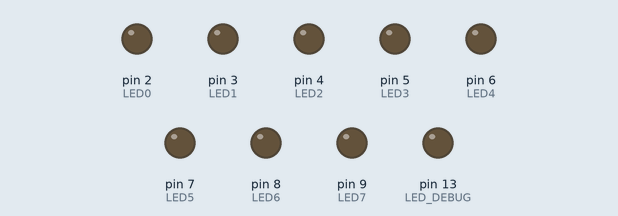
Recording of a sketch running on a simulated Arduino Uno, built with avr-gcc and run on an emulated ATmega328P. On the bench: output pins drawn as LEDs (lit = HIGH).

Above: at 0.05 s.
At 0.45 s:
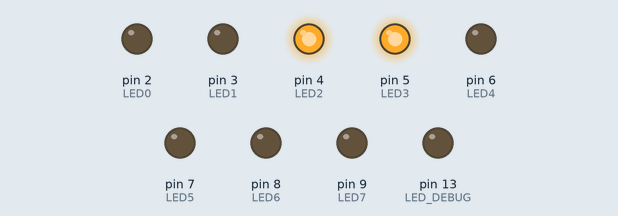
At 0.95 s:
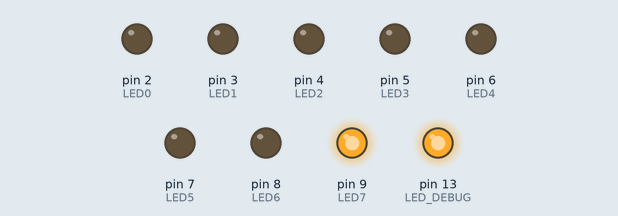
At 1.85 s:
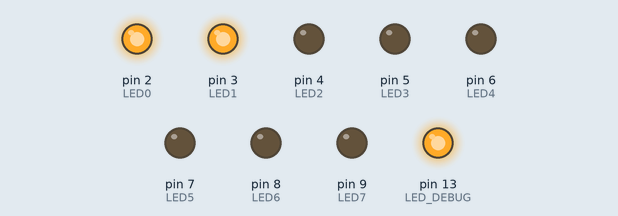
At 2.75 s:
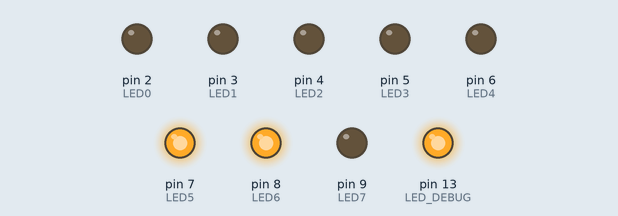
At 3.55 s:
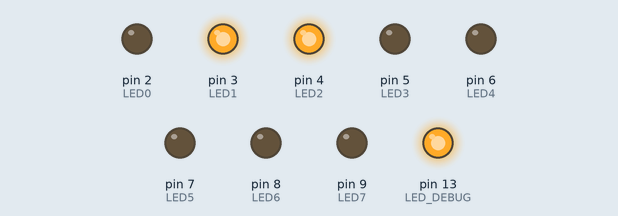
Timing chart, 0 to 3.9 s (numbered marks = the images above):
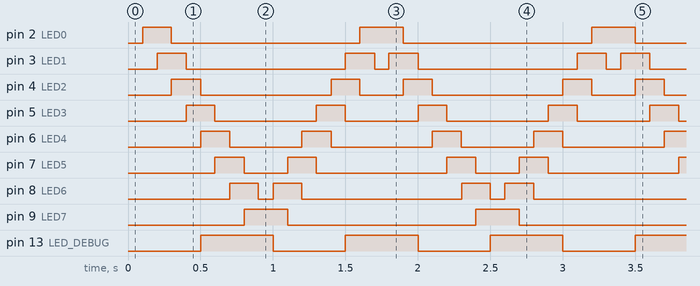

The sketch:

ex3_efeito_night_rider_sm_mills.ino
```cpp
/* TERCEIRO EXEMPLO (BARRA DE LEDS / EFEITO KNIGHT RIDER COM MÁQUINA DE ESTADOS E MILLIS)
   DANIEL RODRIGUES DE SOUSA 16/09/2019
   PROJETO: https://wokwi.com/projects/481667674527082497 */

// Declaração de variáveis
unsigned long int tempo_atual;  // Armazena o tempo atual do sistema em milissegundos
unsigned long int tempo_100ms;  // Temporizador para atualização da barra de LEDs (100 ms)
unsigned long int tempo_500ms;  // Temporizador para sinalização do LED de depuração (500 ms)

#define LED0      2   // Definição do pino do LED 0
#define LED1      3   // Definição do pino do LED 1
#define LED2      4   // Definição do pino do LED 2
#define LED3      5   // Definição do pino do LED 3
#define LED4      6   // Definição do pino do LED 4
#define LED5      7   // Definição do pino do LED 5
#define LED6      8   // Definição do pino do LED 6
#define LED7      9   // Definição do pino do LED 7

#define LED_DEBUG 13  // Definição do pino do LED interno de depuração

void sm_super_maquina( void );  // Prototipagem das funções auxiliares do programa
void LEDs( char led );

void setup() {
  pinMode(LED0, OUTPUT);  // Define a direção dos pinos dos LEDs como saída
  pinMode(LED1, OUTPUT);
  pinMode(LED2, OUTPUT);
  pinMode(LED3, OUTPUT);
  pinMode(LED4, OUTPUT);
  pinMode(LED5, OUTPUT);
  pinMode(LED6, OUTPUT);
  pinMode(LED7, OUTPUT);

  pinMode(LED_DEBUG, OUTPUT);  // Define o pino do LED de depuração como saída

  // Inicialização da temporização usando o método millis()
  tempo_100ms = tempo_500ms = millis();  // Carrega o tempo inicial nos temporizadores
}

void loop() {
  tempo_atual = millis();  // Atualiza o tempo atual do sistema

  if((tempo_atual - tempo_100ms) >= 100)  // Verifica se transcorreu a temporização de 100 ms
  {
    tempo_100ms = millis();  // Recarrega o temporizador de 100 ms
    sm_super_maquina();      // Executa o próximo passo da máquina de estados dos LEDs
  }

  if((tempo_atual - tempo_500ms) >= 500)  // Verifica se transcorreu a temporização de 500 ms
  {
    tempo_500ms = millis();                                // Recarrega o temporizador de 500 ms
    digitalWrite(LED_DEBUG, !digitalRead(LED_DEBUG));      // Inverte o estado lógico do LED de depuração
  }
}

void sm_super_maquina( void )
{
  static unsigned char state_led;  // Armazena o estado atual da máquina de estados

  switch( state_led )              // Seleciona a palavra binária conforme o estado atual
  {
    case 0:
      LEDs( 0b00000001 );  // Carrega a palavra binária acionando o bit 0
      state_led++;         // Avança para o próximo estado
      break;

    case 1:
      LEDs( 0b00000011 );  // Carrega a palavra binária acionando os bits 0 e 1
      state_led++;         // Avança para o próximo estado
      break;

    case 2:
      LEDs( 0b00000110 );  // Carrega a palavra binária acionando os bits 1 e 2
      state_led++;         // Avança para o próximo estado
      break;

    case 3:
      LEDs( 0b00001100 );  // Carrega a palavra binária acionando os bits 2 e 3
      state_led++;         // Avança para o próximo estado
      break;

    case 4:
      LEDs( 0b00011000 );  // Carrega a palavra binária acionando os bits 3 e 4
      state_led++;         // Avança para o próximo estado
      break;

    case 5:
      LEDs( 0b00110000 );  // Carrega a palavra binária acionando os bits 4 e 5
      state_led++;         // Avança para o próximo estado
      break;

    case 6:
      LEDs( 0b01100000 );  // Carrega a palavra binária acionando os bits 5 e 6
      state_led++;         // Avança para o próximo estado
      break;

    case 7:
      LEDs( 0b11000000 );  // Carrega a palavra binária acionando os bits 6 e 7
      state_led++;         // Avança para o próximo estado
      break;

    case 8:
      LEDs( 0b10000000 );  // Carrega a palavra binária acionando o bit 7
      state_led++;         // Avança para o próximo estado
      break;

    case 9:
      LEDs( 0b11000000 );  // Carrega a palavra binária acionando os bits 7 e 6
      state_led++;         // Avança para o próximo estado
      break;

    case 10:
      LEDs( 0b01100000 );  // Carrega a palavra binária acionando os bits 6 e 5
      state_led++;         // Avança para o próximo estado
      break;

    case 11:
      LEDs( 0b00110000 );  // Carrega a palavra binária acionando os bits 5 e 4
      state_led++;         // Avança para o próximo estado
      break;

    case 12:
      LEDs( 0b00011000 );  // Carrega a palavra binária acionando os bits 4 e 3
      state_led++;         // Avança para o próximo estado
      break;

    case 13:
      LEDs( 0b00001100 );  // Carrega a palavra binária acionando os bits 3 e 2
      state_led++;         // Avança para o próximo estado
      break;

    case 14:
      LEDs( 0b00000110 );  // Carrega a palavra binária acionando os bits 2 e 1
      state_led++;         // Avança para o próximo estado
      break;

    case 15:
      LEDs( 0b00000011 );  // Carrega a palavra binária acionando os bits 1 e 0
      state_led = 0;       // Reinicia a máquina de estados para o estado 0
      break;

    default:
      LEDs( 0b00000000 );  // Apaga todos os LEDs em caso de estado inválido
      state_led = 0;       // Reinicia a máquina de estados para o estado 0
      break;
  }
}

void LEDs( char led )  // Função LEDs: recebe um byte contendo o estado de cada LED
{
  digitalWrite(LED0, bitRead(led, 0));  // Atualiza o estado do LED0 conforme o bit 0 de led
  digitalWrite(LED1, bitRead(led, 1));  // Atualiza o estado do LED1 conforme o bit 1 de led
  digitalWrite(LED2, bitRead(led, 2));  // Atualiza o estado do LED2 conforme o bit 2 de led
  digitalWrite(LED3, bitRead(led, 3));  // Atualiza o estado do LED3 conforme o bit 3 de led
  digitalWrite(LED4, bitRead(led, 4));  // Atualiza o estado do LED4 conforme o bit 4 de led
  digitalWrite(LED5, bitRead(led, 5));  // Atualiza o estado do LED5 conforme o bit 5 de led
  digitalWrite(LED6, bitRead(led, 6));  // Atualiza o estado do LED6 conforme o bit 6 de led
  digitalWrite(LED7, bitRead(led, 7));  // Atualiza o estado do LED7 conforme o bit 7 de led
}
```

Measured:
- by itself, pin 2 (LED0): repeats every 1.6 s: LOW 1.3 s, HIGH 0.30 s
- by itself, pin 3 (LED1): repeats every 1.6 s: LOW 1.1 s, HIGH 0.20 s, LOW 0.10 s, HIGH 0.20 s
- by itself, pin 4 (LED2): repeats every 1.6 s: LOW 0.90 s, HIGH 0.20 s, LOW 0.30 s, HIGH 0.20 s
- by itself, pin 5 (LED3): repeats every 1.6 s: LOW 0.70 s, HIGH 0.20 s, LOW 0.50 s, HIGH 0.20 s
- by itself, pin 6 (LED4): repeats every 1.6 s: LOW 0.50 s, HIGH 0.20 s, LOW 0.70 s, HIGH 0.20 s
- by itself, pin 7 (LED5): repeats every 1.6 s: LOW 0.30 s, HIGH 0.20 s, LOW 0.90 s, HIGH 0.20 s
- by itself, pin 8 (LED6): repeats every 1.6 s: LOW 0.10 s, HIGH 0.20 s, LOW 1.1 s, HIGH 0.20 s
- by itself, pin 9 (LED7): alternates HIGH for 0.30 s and LOW for 1.3 s
